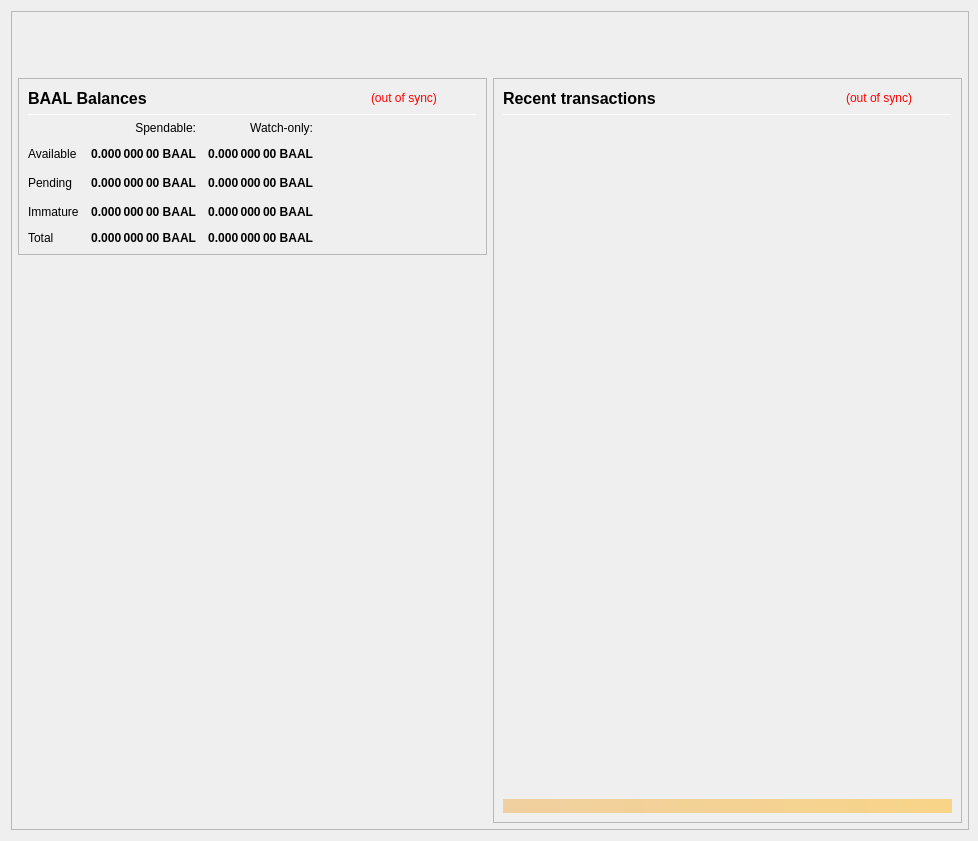
<?xml version="1.0" encoding="UTF-8"?>
<ui version="4.0">
 <class>OverviewPage</class>
 <widget class="QWidget" name="OverviewPage">
  <property name="geometry">
   <rect>
    <x>0</x>
    <y>0</y>
    <width>978</width>
    <height>841</height>
   </rect>
  </property>
  <property name="minimumSize">
   <size>
    <width>960</width>
    <height>682</height>
   </size>
  </property>
  <property name="font">
   <font>
    <weight>50</weight>
    <bold>false</bold>
   </font>
  </property>
  <property name="windowTitle">
   <string>Form</string>
  </property>
  <layout class="QVBoxLayout" name="topLayout" stretch="0">
   <property name="rightMargin">
    <number>9</number>
   </property>
   <item>
    <widget class="QFrame" name="frame_BG">
     <property name="minimumSize">
      <size>
       <width>850</width>
       <height>610</height>
      </size>
     </property>
     <property name="maximumSize">
      <size>
       <width>16777215</width>
       <height>16777215</height>
      </size>
     </property>
     <property name="frameShape">
      <enum>QFrame::StyledPanel</enum>
     </property>
     <property name="frameShadow">
      <enum>QFrame::Raised</enum>
     </property>
     <layout class="QVBoxLayout" name="verticalLayout_3" stretch="0">
      <property name="leftMargin">
       <number>0</number>
      </property>
      <property name="topMargin">
       <number>0</number>
      </property>
      <property name="rightMargin">
       <number>0</number>
      </property>
      <property name="bottomMargin">
       <number>6</number>
      </property>
      <item>
       <layout class="QVBoxLayout" name="verticalLayout_Master" stretch="0,1">
        <property name="leftMargin">
         <number>0</number>
        </property>
        <property name="topMargin">
         <number>0</number>
        </property>
        <property name="rightMargin">
         <number>0</number>
        </property>
        <property name="bottomMargin">
         <number>0</number>
        </property>
        <item>
         <widget class="QFrame" name="frame_Header">
          <layout class="QVBoxLayout" name="verticalLayout_Header" stretch="0">
           <property name="leftMargin">
            <number>0</number>
           </property>
           <property name="topMargin">
            <number>0</number>
           </property>
           <property name="rightMargin">
            <number>0</number>
           </property>
           <property name="bottomMargin">
            <number>0</number>
           </property>
           <item>
            <layout class="QHBoxLayout" name="horizontalLayout_Header" stretch="1,0">
             <property name="spacing">
              <number>6</number>
             </property>
             <item>
              <spacer name="horizontalSpacer_Header">
               <property name="orientation">
                <enum>Qt::Horizontal</enum>
               </property>
               <property name="sizeHint" stdset="0">
                <size>
                 <width>40</width>
                 <height>20</height>
                </size>
               </property>
              </spacer>
             </item>
             <item>
              <widget class="QLabel" name="labelOverviewHeaderRight">
               <property name="minimumSize">
                <size>
                 <width>464</width>
                 <height>60</height>
                </size>
               </property>
               <property name="maximumSize">
                <size>
                 <width>16777215</width>
                 <height>60</height>
                </size>
               </property>
               <property name="font">
                <font>
                 <pointsize>14</pointsize>
                </font>
               </property>
               <property name="text">
                <string/>
               </property>
               <property name="alignment">
                <set>Qt::AlignRight|Qt::AlignTrailing|Qt::AlignVCenter</set>
               </property>
              </widget>
             </item>
            </layout>
           </item>
          </layout>
         </widget>
        </item>
        <item>
         <widget class="QFrame" name="frame_Content">
          <layout class="QVBoxLayout" name="verticalLayout_Content">
           <property name="leftMargin">
            <number>6</number>
           </property>
           <property name="topMargin">
            <number>0</number>
           </property>
           <property name="rightMargin">
            <number>6</number>
           </property>
           <property name="bottomMargin">
            <number>0</number>
           </property>
           <item>
            <layout class="QHBoxLayout" name="horizontalLayout_Content" stretch="1,1">
             <property name="spacing">
              <number>6</number>
             </property>
             <item>
              <layout class="QVBoxLayout" name="verticalLayout_left" stretch="0,0">
               <item>
                <widget class="QFrame" name="frameBalances">
                 <property name="frameShape">
                  <enum>QFrame::StyledPanel</enum>
                 </property>
                 <property name="frameShadow">
                  <enum>QFrame::Raised</enum>
                 </property>
                 <layout class="QVBoxLayout" name="verticalLayout_4">
                  <item>
                   <layout class="QHBoxLayout" name="hlBalancesHeader" stretch="2,0,0">
                    <property name="spacing">
                     <number>6</number>
                    </property>
                    <item>
                     <widget class="QLabel" name="labelBalances">
                      <property name="minimumSize">
                       <size>
                        <width>0</width>
                        <height>0</height>
                       </size>
                      </property>
                      <property name="font">
                       <font>
                        <pointsize>12</pointsize>
                        <weight>75</weight>
                        <bold>true</bold>
                       </font>
                      </property>
                      <property name="text">
                       <string>BAAL Balances</string>
                      </property>
                     </widget>
                    </item>
                    <item>
                     <widget class="QLabel" name="labelWalletStatus">
                      <property name="cursor">
                       <cursorShape>WhatsThisCursor</cursorShape>
                      </property>
                      <property name="toolTip">
                       <string>The displayed information may be out of date. Your wallet automatically synchronizes with the BAALCOIN network after a connection is established, but this process has not completed yet.</string>
                      </property>
                      <property name="styleSheet">
                       <string notr="true">QLabel { color: red; }</string>
                      </property>
                      <property name="text">
                       <string notr="true">(out of sync)</string>
                      </property>
                      <property name="alignment">
                       <set>Qt::AlignLeading|Qt::AlignLeft|Qt::AlignVCenter</set>
                      </property>
                     </widget>
                    </item>
                    <item>
                     <spacer name="hsBalancesHeader">
                      <property name="orientation">
                       <enum>Qt::Horizontal</enum>
                      </property>
                      <property name="sizeHint" stdset="0">
                       <size>
                        <width>40</width>
                        <height>20</height>
                       </size>
                      </property>
                     </spacer>
                    </item>
                   </layout>
                  </item>
                  <item>
                   <widget class="Line" name="lineBalances">
                    <property name="minimumSize">
                     <size>
                      <width>0</width>
                      <height>1</height>
                     </size>
                    </property>
                    <property name="maximumSize">
                     <size>
                      <width>16777215</width>
                      <height>1</height>
                     </size>
                    </property>
                    <property name="orientation">
                     <enum>Qt::Horizontal</enum>
                    </property>
                   </widget>
                  </item>
                  <item>
                   <layout class="QGridLayout" name="gridLayout">
                    <property name="spacing">
                     <number>12</number>
                    </property>
                    <item row="2" column="2">
                     <widget class="QLabel" name="labelWatchPending">
                      <property name="font">
                       <font>
                        <weight>75</weight>
                        <bold>true</bold>
                       </font>
                      </property>
                      <property name="cursor">
                       <cursorShape>ArrowCursor</cursorShape>
                      </property>
                      <property name="toolTip">
                       <string>Unconfirmed transactions to watch-only addresses</string>
                      </property>
                      <property name="text">
                       <string notr="true">0.000 000 00 BAAL</string>
                      </property>
                      <property name="alignment">
                       <set>Qt::AlignRight|Qt::AlignTrailing|Qt::AlignVCenter</set>
                      </property>
                      <property name="textInteractionFlags">
                       <set>Qt::NoTextInteraction</set>
                      </property>
                     </widget>
                    </item>
                    <item row="2" column="1">
                     <widget class="QLabel" name="labelUnconfirmed">
                      <property name="font">
                       <font>
                        <weight>75</weight>
                        <bold>true</bold>
                       </font>
                      </property>
                      <property name="cursor">
                       <cursorShape>ArrowCursor</cursorShape>
                      </property>
                      <property name="toolTip">
                       <string>Total of transactions that have yet to be confirmed, and do not yet count toward the spendable balance</string>
                      </property>
                      <property name="text">
                       <string notr="true">0.000 000 00 BAAL</string>
                      </property>
                      <property name="alignment">
                       <set>Qt::AlignRight|Qt::AlignTrailing|Qt::AlignVCenter</set>
                      </property>
                      <property name="textInteractionFlags">
                       <set>Qt::NoTextInteraction</set>
                      </property>
                     </widget>
                    </item>
                    <item row="3" column="2">
                     <widget class="QLabel" name="labelWatchImmature">
                      <property name="font">
                       <font>
                        <weight>75</weight>
                        <bold>true</bold>
                       </font>
                      </property>
                      <property name="cursor">
                       <cursorShape>ArrowCursor</cursorShape>
                      </property>
                      <property name="toolTip">
                       <string>Staked or masternode rewards in watch-only addresses that has not yet matured</string>
                      </property>
                      <property name="text">
                       <string notr="true">0.000 000 00 BAAL</string>
                      </property>
                      <property name="alignment">
                       <set>Qt::AlignRight|Qt::AlignTrailing|Qt::AlignVCenter</set>
                      </property>
                      <property name="textInteractionFlags">
                       <set>Qt::NoTextInteraction</set>
                      </property>
                     </widget>
                    </item>
                    <item row="4" column="0">
                     <widget class="QLabel" name="labelTotalText">
                      <property name="text">
                       <string>Total</string>
                      </property>
                      <property name="textInteractionFlags">
                       <set>Qt::NoTextInteraction</set>
                      </property>
                     </widget>
                    </item>
                    <item row="3" column="1">
                     <widget class="QLabel" name="labelImmature">
                      <property name="font">
                       <font>
                        <weight>75</weight>
                        <bold>true</bold>
                       </font>
                      </property>
                      <property name="cursor">
                       <cursorShape>ArrowCursor</cursorShape>
                      </property>
                      <property name="toolTip">
                       <string>Staked or masternode rewards that has not yet matured</string>
                      </property>
                      <property name="text">
                       <string notr="true">0.000 000 00 BAAL</string>
                      </property>
                      <property name="alignment">
                       <set>Qt::AlignRight|Qt::AlignTrailing|Qt::AlignVCenter</set>
                      </property>
                      <property name="textInteractionFlags">
                       <set>Qt::NoTextInteraction</set>
                      </property>
                     </widget>
                    </item>
                    <item row="2" column="3">
                     <spacer name="hsBalances">
                      <property name="orientation">
                       <enum>Qt::Horizontal</enum>
                      </property>
                      <property name="sizeHint" stdset="0">
                       <size>
                        <width>40</width>
                        <height>20</height>
                       </size>
                      </property>
                     </spacer>
                    </item>
                    <item row="3" column="0">
                     <widget class="QLabel" name="labelImmatureText">
                      <property name="text">
                       <string>Immature</string>
                      </property>
                      <property name="textInteractionFlags">
                       <set>Qt::NoTextInteraction</set>
                      </property>
                     </widget>
                    </item>
                    <item row="4" column="1">
                     <widget class="QLabel" name="labelTotal">
                      <property name="font">
                       <font>
                        <weight>75</weight>
                        <bold>true</bold>
                       </font>
                      </property>
                      <property name="cursor">
                       <cursorShape>ArrowCursor</cursorShape>
                      </property>
                      <property name="toolTip">
                       <string>Your current total balance</string>
                      </property>
                      <property name="text">
                       <string notr="true">0.000 000 00 BAAL</string>
                      </property>
                      <property name="alignment">
                       <set>Qt::AlignRight|Qt::AlignTrailing|Qt::AlignVCenter</set>
                      </property>
                      <property name="textInteractionFlags">
                       <set>Qt::NoTextInteraction</set>
                      </property>
                     </widget>
                    </item>
                    <item row="4" column="2">
                     <widget class="QLabel" name="labelWatchTotal">
                      <property name="font">
                       <font>
                        <weight>75</weight>
                        <bold>true</bold>
                       </font>
                      </property>
                      <property name="cursor">
                       <cursorShape>ArrowCursor</cursorShape>
                      </property>
                      <property name="toolTip">
                       <string>Current total balance in watch-only addresses</string>
                      </property>
                      <property name="text">
                       <string notr="true">0.000 000 00 BAAL</string>
                      </property>
                      <property name="alignment">
                       <set>Qt::AlignRight|Qt::AlignTrailing|Qt::AlignVCenter</set>
                      </property>
                      <property name="textInteractionFlags">
                       <set>Qt::NoTextInteraction</set>
                      </property>
                     </widget>
                    </item>
                    <item row="0" column="2">
                     <widget class="QLabel" name="labelWatchonly">
                      <property name="text">
                       <string>Watch-only:</string>
                      </property>
                      <property name="alignment">
                       <set>Qt::AlignRight|Qt::AlignTrailing|Qt::AlignVCenter</set>
                      </property>
                     </widget>
                    </item>
                    <item row="1" column="0">
                     <widget class="QLabel" name="labelBalanceText">
                      <property name="text">
                       <string>Available</string>
                      </property>
                      <property name="textInteractionFlags">
                       <set>Qt::NoTextInteraction</set>
                      </property>
                     </widget>
                    </item>
                    <item row="1" column="1">
                     <widget class="QLabel" name="labelBalance">
                      <property name="font">
                       <font>
                        <weight>75</weight>
                        <bold>true</bold>
                       </font>
                      </property>
                      <property name="cursor">
                       <cursorShape>ArrowCursor</cursorShape>
                      </property>
                      <property name="toolTip">
                       <string>Your current spendable balance</string>
                      </property>
                      <property name="text">
                       <string notr="true">0.000 000 00 BAAL</string>
                      </property>
                      <property name="alignment">
                       <set>Qt::AlignRight|Qt::AlignTrailing|Qt::AlignVCenter</set>
                      </property>
                      <property name="textInteractionFlags">
                       <set>Qt::NoTextInteraction</set>
                      </property>
                     </widget>
                    </item>
                    <item row="1" column="2">
                     <widget class="QLabel" name="labelWatchAvailable">
                      <property name="font">
                       <font>
                        <weight>75</weight>
                        <bold>true</bold>
                       </font>
                      </property>
                      <property name="cursor">
                       <cursorShape>ArrowCursor</cursorShape>
                      </property>
                      <property name="toolTip">
                       <string>Your current balance in watch-only addresses</string>
                      </property>
                      <property name="text">
                       <string notr="true">0.000 000 00 BAAL</string>
                      </property>
                      <property name="alignment">
                       <set>Qt::AlignRight|Qt::AlignTrailing|Qt::AlignVCenter</set>
                      </property>
                      <property name="textInteractionFlags">
                       <set>Qt::NoTextInteraction</set>
                      </property>
                     </widget>
                    </item>
                    <item row="2" column="0">
                     <widget class="QLabel" name="labelPendingText">
                      <property name="text">
                       <string>Pending</string>
                      </property>
                      <property name="textInteractionFlags">
                       <set>Qt::NoTextInteraction</set>
                      </property>
                     </widget>
                    </item>
                    <item row="0" column="1">
                     <widget class="QLabel" name="labelSpendable">
                      <property name="text">
                       <string>Spendable:</string>
                      </property>
                      <property name="alignment">
                       <set>Qt::AlignRight|Qt::AlignTrailing|Qt::AlignVCenter</set>
                      </property>
                     </widget>
                    </item>
                   </layout>
                  </item>
                 </layout>
                </widget>
               </item>
               <item>
                <spacer name="verticalSpacer">
                 <property name="orientation">
                  <enum>Qt::Vertical</enum>
                 </property>
                 <property name="sizeHint" stdset="0">
                  <size>
                   <width>20</width>
                   <height>40</height>
                  </size>
                 </property>
                </spacer>
               </item>
              </layout>
             </item>
             <item>
              <layout class="QVBoxLayout" name="verticalLayout_right" stretch="1">
               <item>
                <widget class="QFrame" name="frame_RecentTransactions">
                 <property name="minimumSize">
                  <size>
                   <width>0</width>
                   <height>0</height>
                  </size>
                 </property>
                 <property name="frameShape">
                  <enum>QFrame::StyledPanel</enum>
                 </property>
                 <property name="frameShadow">
                  <enum>QFrame::Raised</enum>
                 </property>
                 <layout class="QVBoxLayout" name="verticalLayout_1" stretch="0,0,0,0,0">
                  <item>
                   <layout class="QHBoxLayout" name="horizontalLayout_2" stretch="2,0,0">
                    <property name="spacing">
                     <number>3</number>
                    </property>
                    <item>
                     <widget class="QLabel" name="label_4">
                      <property name="minimumSize">
                       <size>
                        <width>0</width>
                        <height>20</height>
                       </size>
                      </property>
                      <property name="font">
                       <font>
                        <pointsize>12</pointsize>
                        <weight>75</weight>
                        <bold>true</bold>
                       </font>
                      </property>
                      <property name="text">
                       <string>Recent transactions</string>
                      </property>
                     </widget>
                    </item>
                    <item>
                     <widget class="QLabel" name="labelTransactionsStatus">
                      <property name="cursor">
                       <cursorShape>WhatsThisCursor</cursorShape>
                      </property>
                      <property name="toolTip">
                       <string>The displayed information may be out of date. Your wallet automatically synchronizes with the BAALCOIN network after a connection is established, but this process has not completed yet.</string>
                      </property>
                      <property name="styleSheet">
                       <string notr="true">QLabel { color: red; }</string>
                      </property>
                      <property name="text">
                       <string notr="true">(out of sync)</string>
                      </property>
                      <property name="alignment">
                       <set>Qt::AlignRight|Qt::AlignTrailing|Qt::AlignVCenter</set>
                      </property>
                     </widget>
                    </item>
                    <item>
                     <spacer name="horizontalSpacer">
                      <property name="orientation">
                       <enum>Qt::Horizontal</enum>
                      </property>
                      <property name="sizeHint" stdset="0">
                       <size>
                        <width>40</width>
                        <height>20</height>
                       </size>
                      </property>
                     </spacer>
                    </item>
                   </layout>
                  </item>
                  <item>
                   <widget class="Line" name="line">
                    <property name="minimumSize">
                     <size>
                      <width>0</width>
                      <height>1</height>
                     </size>
                    </property>
                    <property name="maximumSize">
                     <size>
                      <width>16777215</width>
                      <height>1</height>
                     </size>
                    </property>
                    <property name="orientation">
                     <enum>Qt::Horizontal</enum>
                    </property>
                   </widget>
                  </item>
                  <item>
                   <widget class="QListView" name="listTransactions">
                    <property name="minimumSize">
                     <size>
                      <width>0</width>
                      <height>0</height>
                     </size>
                    </property>
                    <property name="styleSheet">
                     <string notr="true">QListView { background: transparent; }</string>
                    </property>
                    <property name="frameShape">
                     <enum>QFrame::NoFrame</enum>
                    </property>
                    <property name="verticalScrollBarPolicy">
                     <enum>Qt::ScrollBarAlwaysOff</enum>
                    </property>
                    <property name="horizontalScrollBarPolicy">
                     <enum>Qt::ScrollBarAlwaysOff</enum>
                    </property>
                    <property name="selectionMode">
                     <enum>QAbstractItemView::NoSelection</enum>
                    </property>
                   </widget>
                  </item>
                  <item>
                   <spacer name="verticalSpacer_2">
                    <property name="orientation">
                     <enum>Qt::Vertical</enum>
                    </property>
                    <property name="sizeType">
                     <enum>QSizePolicy::Expanding</enum>
                    </property>
                    <property name="sizeHint" stdset="0">
                     <size>
                      <width>20</width>
                      <height>40</height>
                     </size>
                    </property>
                   </spacer>
                  </item>
                  <item>
                   <widget class="QLabel" name="labelAlerts">
                    <property name="maximumSize">
                     <size>
                      <width>16777215</width>
                      <height>16777215</height>
                     </size>
                    </property>
                    <property name="styleSheet">
                     <string notr="true">background-color: qlineargradient(x1: 0, y1: 0, x2: 1, y2: 0, stop:0 #F0D0A0, stop:1 #F8D488); color:#000000;</string>
                    </property>
                    <property name="text">
                     <string/>
                    </property>
                    <property name="wordWrap">
                     <bool>true</bool>
                    </property>
                    <property name="margin">
                     <number>3</number>
                    </property>
                   </widget>
                  </item>
                 </layout>
                </widget>
               </item>
              </layout>
             </item>
            </layout>
           </item>
          </layout>
         </widget>
        </item>
       </layout>
      </item>
     </layout>
    </widget>
   </item>
  </layout>
 </widget>
 <resources/>
 <connections/>
</ui>
